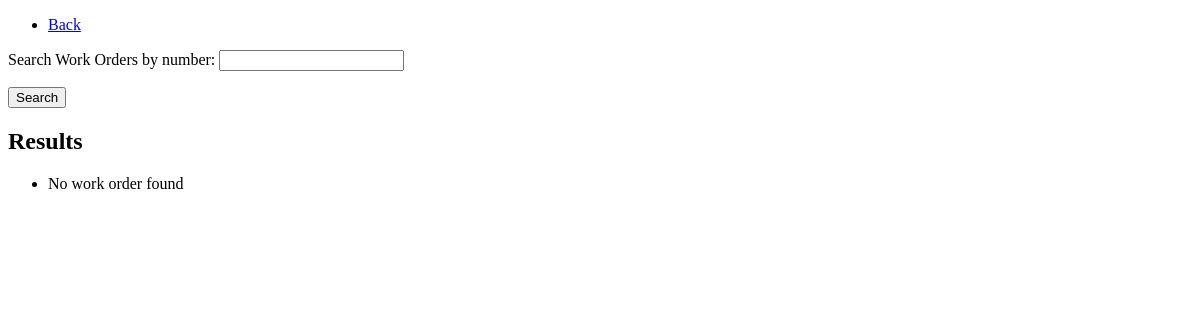
The app's page /work-orders/workorder/search, older data.
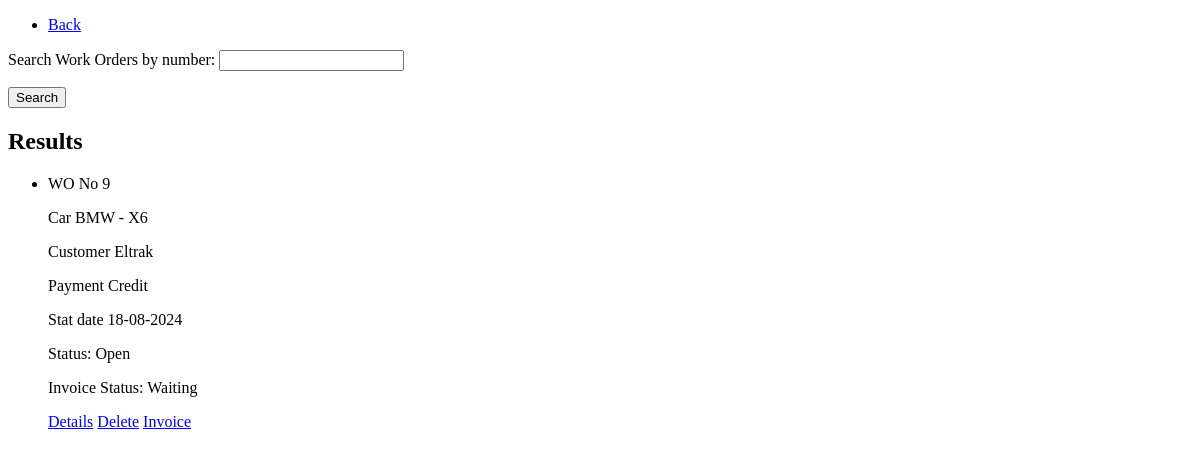
The same page, newer data.
### work_orders/models.py (models this page shows, shortened)
class WorkOrder(models.Model):
    customer = models.ForeignKey(Customer, on_delete=models.CASCADE)
    car = models.ForeignKey(Car, on_delete=models.CASCADE)
    payment = models.CharField(max_length=30, blank=True, choices=[('Credit', "Credit"), ("Cash", "Cash")])
    created_at = models.DateTimeField(auto_now_add=True)
    is_active = models.BooleanField(default=True)
    invoiced = models.BooleanField(default=False)
    is_deleted = models.BooleanField(default=False)
    deleted_at = models.DateTimeField(blank=True, null=True)
    description_work = models.TextField(blank=True, null=True)
    labor_price = models.DecimalField(max_digits=10, decimal_places=2, blank=True, null=True, default=0)
    spare_part_price = models.DecimalField(max_digits=10, decimal_places=2, blank=True, null=True, default=0)
    mics_price = models.DecimalField(max_digits=10, decimal_places=2, blank=True, null=True, default=0)
    total_price = models.DecimalField(max_digits=10, decimal_places=2, default=0)
    objects = ActiveManager()
    all_objects = models.Manager()

### data/models.py (models this page shows)
class Car(models.Model):
    COLOR_CHOICES = [
        ("Black", "Black"),
        ("White", "White"),
        ("Gray", "Gray"),
        ("Silver", "Silver"),
        ("Red", "Red"),
        ("Blue", "Blue"),
        ("Brown", "Brown"),
        ("Green", "Green"),
        ("Yellow", "Yellow"),
        ("Other", "Other"),
    ]
    ENGINE_CHOICES = [
        ("Diesel", "Diesel"),
        ("Gasoline", "Gasoline"),
        ("Gas", "Gas"),
        ("Hybrid", "Hybrid")
    ]
    make = models.CharField(max_length=55)
    model = models.CharField(max_length=55)
    color = models.CharField(max_length=55, blank=True, choices=COLOR_CHOICES)
    engine = models.CharField(max_length=55, blank=True, choices=ENGINE_CHOICES)
    date_built = models.DateField(blank=True, null=True)
    vin_number = models.CharField(max_length=55, blank=True)
    customer = models.ForeignKey(Customer, related_name='car', on_delete=models.CASCADE)
    def __str__(self):
        return f"{self.make} - {self.model}"

class Customer(models.Model):
    COUNTRY_CHOICES = [
        ("Bulgaria", "Bulgaria"),
        ("Albania", "Albania"),
        ("Bosnia and Herzegovina", "Bosnia and Herzegovina"),
        ("Greece", "Greece"),
        ("Kosovo", "Kosovo"),
        ("North Macedonia", "North Macedonia"),
        ("Montenegro", "Montenegro"),
        ("Romania", "Romania"),
        ("Serbia", "Serbia"),
        ("Turkey", "Turkey"),
        ("Croatia", "Croatia"),
        ("Slovenia", "Slovenia")
    ]
    PAYMENT_CHOICES = [("cash", "Cash"),
                       ("credit", "Credit")]
    PAYMENT_TERMS_CHOICES = [('COD', 'Cash on Delivery'), ('CIA', 'Cash in Advance'), ('Net_15', '15 days'),
                             ('Net_30', '30 days')]
    name = models.CharField(max_length=100)
    vat = models.IntegerField(validators=[vat_number_validator])
    country = models.CharField(max_length=100, choices=COUNTRY_CHOICES)
    city = models.CharField(max_length=100, blank=True)
    address = models.CharField(max_length=100, blank=True)
    is_active = models.BooleanField(default=True)
    credit_limit = models.DecimalField(max_digits=10, decimal_places=0, blank=True, null=True,
                                       validators=[credit_limit_validator])
    payment_terms = models.CharField(max_length=30, choices=PAYMENT_TERMS_CHOICES)
    description = models.TextField(blank=True)
    def __str__(self):
        return self.name

### work_orders/views.py (the view)
# urls.py: path('workorder/search', WorkOrderSearchView.as_view(), name="work_orders_search"),
class WorkOrderSearchView(ListView):
    model = WorkOrder
    template_name = 'work_orders/edit-work-order.html'
    context_object_name = 'work_orders'
    def get_queryset(self):
        queryset = super().get_queryset()
        query = self.request.GET.get('query', None)
        if query:
            queryset = queryset.filter(Q(id__icontains=query))
        return queryset
    def get_context_data(self, **kwargs):
        context = super().get_context_data(**kwargs)
        context["form"] = WorkOrderSearchForm(self.request.GET)
        return context

### work_orders/forms.py
class WorkOrderSearchForm(forms.Form):
    query = forms.CharField(label='Search Work Orders by number', max_length=255, required=False)

### work_orders/models.py (called while the page is built)
    def get_queryset(self):
        return super().get_queryset().filter(is_deleted=False)

### work_orders/templates/work_orders/edit-work-order.html (shortened to what this page needs)
<!DOCTYPE html>
<html lang="en">
<head>
</head>
<body>
<ul>
    <li><a href="{% url 'home' %}">Back</a></li>
</ul>
<form method="get">
    {{ form.as_p }}
    <button type="submit">Search</button>
</form>
<h2>Results</h2>
<ul>
    {% for work_order in work_orders %}
        <li>
            <p>WO No {{ work_order.id }} </p>
            <p>Car {{ work_order.car }}</p>
            <p>Customer {{ work_order.customer }}</p>
            <p>Payment {{ work_order.payment }}</p>
            <p>Stat date {{ work_order.created_at|date:"d-m-Y" }}</p>
            {% if work_order.is_active %}
                <p>Status: Open</p>
            {% else %}
                <p>Status: Close</p>
            {% endif %}
            {% if work_order.invoiced %}
            <p>Invoice Status: Invoiced</p>
            {% else %}
            <p>Invoice Status: Waiting</p>
            {% endif %}
            <a href="{% url 'work_orders:workorder_detail' work_order.pk %}">Details</a>
            <a href="{% url 'work_orders:workorder_delete' work_order.pk %}">Delete</a>
            <a href="{% url 'work_orders:invoice' work_order.pk %}">Invoice</a>
        </li>
    {% empty %}
        <li>No work order found</li>
    {% endfor %}
</ul>
</body>
</html>

Row changes from the older to the newer data that the page shows:
added WorkOrder: id "9", car "BMW - X6", customer "Eltrak", payment "Credit", created_at "18-08-2024", is_active "Status: Open", invoiced "Invoice Status: Waiting"
Text that changed along with them:
text no longer shown: "No work order found"
